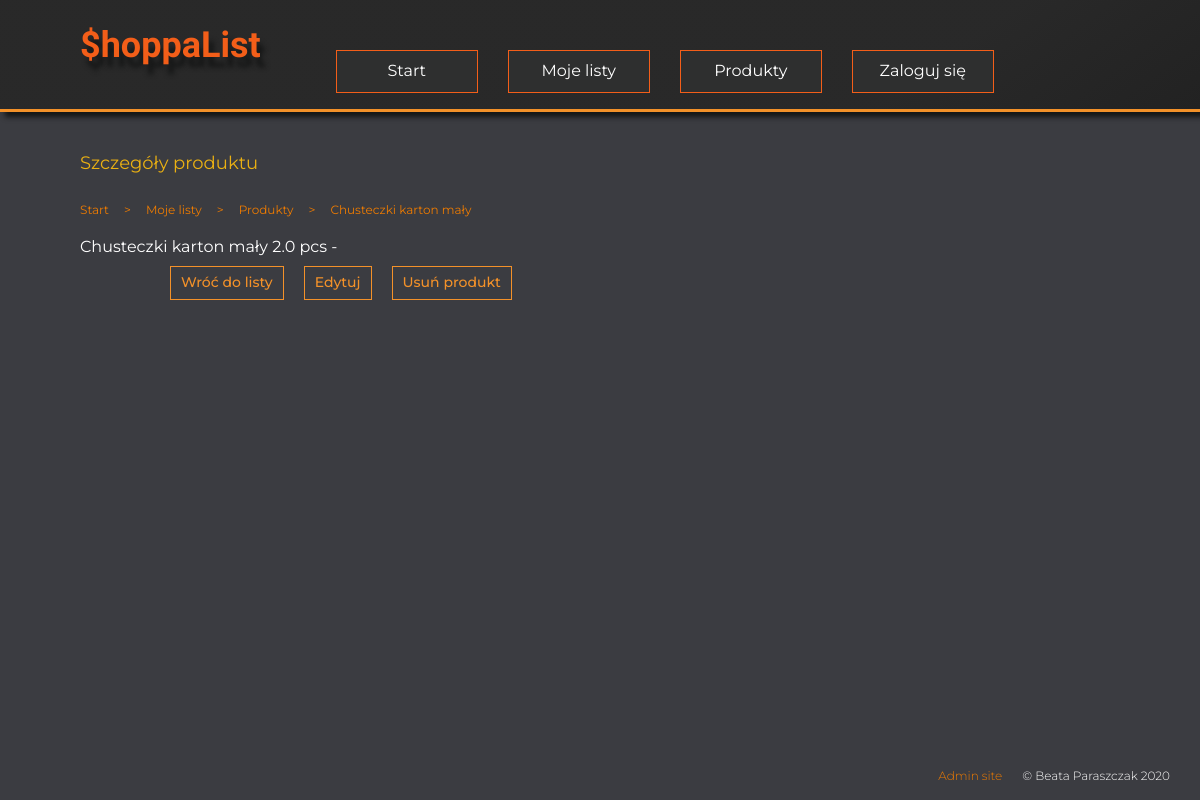
Page /products/7/ on the committed database.
### shopping/models.py (models this page shows, shortened)
class Product(models.Model):
    UNITS = [
        ('pcs', 'szt.'),
        ('box', 'op.'),
        ('bottle', 'but.'),
        ('kg', 'kg'),
        ('dag', 'dag'),
        ('l', 'l'),
        ('cm', 'cm'),
        ('m', 'm'),
    ]
    name = models.CharField(max_length=50, verbose_name="Nazwa")
    amount = models.FloatField(blank=True, default=0, verbose_name="Ilość")
    unit = models.CharField(max_length=6, choices=UNITS, default='pcs', verbose_name="Jednostka") #tu rozwijana lista z jednostkami: pcs, kg, l, box, bottle, dag
    comment = models.CharField(max_length=100, blank=True, default='-', verbose_name="Uwagi")
    categories = models.ManyToManyField(
        'Category',
        through='Entry',
        through_fields=('product', 'category'),
        blank=True,
        verbose_name="Nazwa listy"
        )
    owner = models.ForeignKey(User, on_delete=models.PROTECT, blank=True, null=True, verbose_name="Prywatne")
    def __str__(self):
        return f"{self.name} {self.amount} {self.unit} {self.comment}"
    class Meta:
        verbose_name = 'Product'
        verbose_name_plural = 'Products'

### shopping/views.py (the view)
# urls.py: path('products/<int:pk>/', views.ProductDetails.as_view(), name="product"),
class ProductDetails(DetailView):
    model = Product
    template_name = 'shopping/product.html'
    extra_context = {
        'title': 'Szczegóły produktu',
    }

### shopping/templates/shopping/product.html
{% extends "base.html" %}
{% block content %}
<ul class="breadcrumb">
    <li><a href="{% url 'index' %}">Start</a></li>
    <li>&gt</li>
    <li><a href="{% url 'categories' %}">Moje listy</a></li>
    <li>&gt</li>
    <li><a href="{% url 'products' %}">Produkty</a></li>
    <li>&gt</li>
    <li><a href="{% url 'product' pk=object.pk %}">{{ object.name }}</a></li>
</ul>
{{ object }}
<ul class="buttons">
    <li><a class="sub" href="{% url 'products' %}">Wróć do listy</a></li>
    <li><a class="sub" href="{% url 'p_edit' pk=object.pk %}">Edytuj</a></li>
    <li><a class="sub" href="{% url 'p_delete' pk=object.pk %}">Usuń produkt</a></li>
</ul>
{% endblock %}

### shopping/static/shopping/style.css (style rules this page uses)
body { font-family: 'Montserrat', sans-serif; background-color: #3b3c41; margin: 0; padding: 0; color: #ffffff; height: 100vh; box-sizing: border-box; position: relative; }
.breadcrumb { display: flex; font-size: 12px !important; color: #ee7b00 !important; padding: 0 !important; margin-bottom: 20px; }
.breadcrumb li { font-size: 12px !important; color: #ee7b00 !important; margin-right: 15px; }
.breadcrumb li a { font-size: 12px !important; color: #ee7b00 !important; }
ul { list-style: none; line-height: 1.3; }
ul a { text-decoration: none; color: #ffffff; }
.buttons { display: flex; margin-left: 40px; }
.sub { text-align: center; padding: 6px 10px 8px 10px; margin: 10px; color: #f39129; font-family: inherit; font-weight: 500; text-decoration: none; font-size: 14px; background-color: #3b3c41; border: 1px solid #f39129; transition: 0.4; }

### rows in the picture
Product: name "Chusteczki karton mały", name+amount+unit "Chusteczki karton mały 2.0 pcs -"

### other values in the picture
{{ title }} "Szczegóły produktu"
